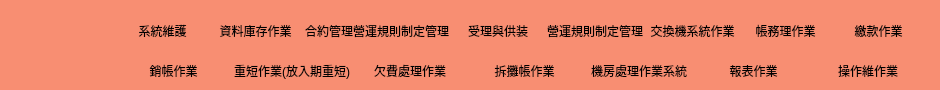
     <widget class="QFrame" name="Header">
      <property name="maximumSize">
       <size>
        <width>16777215</width>
        <height>90</height>
       </size>
      </property>
      <property name="styleSheet">
       <string notr="true">background-color:rgb(248,142,114);
border:none;
border-top-left-radius:40px;
border-top-right-radius:40px;
</string>
      </property>
      <property name="frameShape">
       <enum>QFrame::StyledPanel</enum>
      </property>
      <property name="frameShadow">
       <enum>QFrame::Raised</enum>
      </property>
      <widget class="QPushButton" name="burger">
       <property name="geometry">
        <rect>
         <x>10</x>
         <y>40</y>
         <width>41</width>
         <height>31</height>
        </rect>
       </property>
       <property name="styleSheet">
        <string notr="true">border-image: url(:/image/icons/cil-menu.png);</string>
       </property>
       <property name="text">
        <string/>
       </property>
      </widget>
      <widget class="QFrame" name="HeadFun">
       <property name="geometry">
        <rect>
         <x>110</x>
         <y>10</y>
         <width>821</width>
         <height>42</height>
        </rect>
       </property>
       <property name="styleSheet">
        <string notr="true">QPushButton:hover{
	background-color:lightblue;
}</string>
       </property>
       <property name="frameShape">
        <enum>QFrame::StyledPanel</enum>
       </property>
       <property name="frameShadow">
        <enum>QFrame::Raised</enum>
       </property>
       <layout class="QHBoxLayout" name="horizontalLayout_2">
        <item>
         <widget class="QPushButton" name="maintance">
          <property name="text">
           <string>系統維護</string>
          </property>
         </widget>
        </item>
        <item>
         <widget class="QPushButton" name="data">
          <property name="text">
           <string>資料庫存作業</string>
          </property>
         </widget>
        </item>
        <item>
         <widget class="QPushButton" name="ContractManage">
          <property name="text">
           <string>合約管理營運規則制定管理</string>
          </property>
         </widget>
        </item>
        <item>
         <widget class="QPushButton" name="Supply">
          <property name="text">
           <string>受理與供装</string>
          </property>
         </widget>
        </item>
        <item>
         <widget class="QPushButton" name="pushButton">
          <property name="text">
           <string>營運規則制定管理</string>
          </property>
         </widget>
        </item>
        <item>
         <widget class="QPushButton" name="Switch">
          <property name="text">
           <string>交換機系統作業</string>
          </property>
         </widget>
        </item>
        <item>
         <widget class="QPushButton" name="Accoutant">
          <property name="text">
           <string>帳務理作業</string>
          </property>
         </widget>
        </item>
        <item>
         <widget class="QPushButton" name="Pay">
          <property name="text">
           <string>繳款作業</string>
          </property>
         </widget>
        </item>
       </layout>
      </widget>
      <widget class="QFrame" name="HeadManage2">
       <property name="geometry">
        <rect>
         <x>110</x>
         <y>50</y>
         <width>821</width>
         <height>42</height>
        </rect>
       </property>
       <property name="styleSheet">
        <string notr="true">QPushButton:hover{
	background-color:lightblue;
}</string>
       </property>
       <property name="frameShape">
        <enum>QFrame::StyledPanel</enum>
       </property>
       <property name="frameShadow">
        <enum>QFrame::Raised</enum>
       </property>
       <layout class="QHBoxLayout" name="horizontalLayout_3">
        <item>
         <widget class="QPushButton" name="WriteOffWork">
          <property name="text">
           <string>銷帳作業</string>
          </property>
         </widget>
        </item>
        <item>
         <widget class="QPushButton" name="Short">
          <property name="text">
           <string>重短作業(放入期重短)</string>
          </property>
         </widget>
        </item>
        <item>
         <widget class="QPushButton" name="Overdraft">
          <property name="text">
           <string>欠費處理作業</string>
          </property>
         </widget>
        </item>
        <item>
         <widget class="QPushButton" name="SplitedWork">
          <property name="text">
           <string>拆攤帳作業</string>
          </property>
         </widget>
        </item>
        <item>
         <widget class="QPushButton" name="Room">
          <property name="text">
           <string>機房處理作業系統</string>
          </property>
         </widget>
        </item>
        <item>
         <widget class="QPushButton" name="Sheet">
          <property name="text">
           <string>報表作業</string>
          </property>
         </widget>
        </item>
        <item>
         <widget class="QPushButton" name="Operation">
          <property name="text">
           <string>操作維作業</string>
          </property>
         </widget>
        </item>
       </layout>
      </widget>
     </widget>
